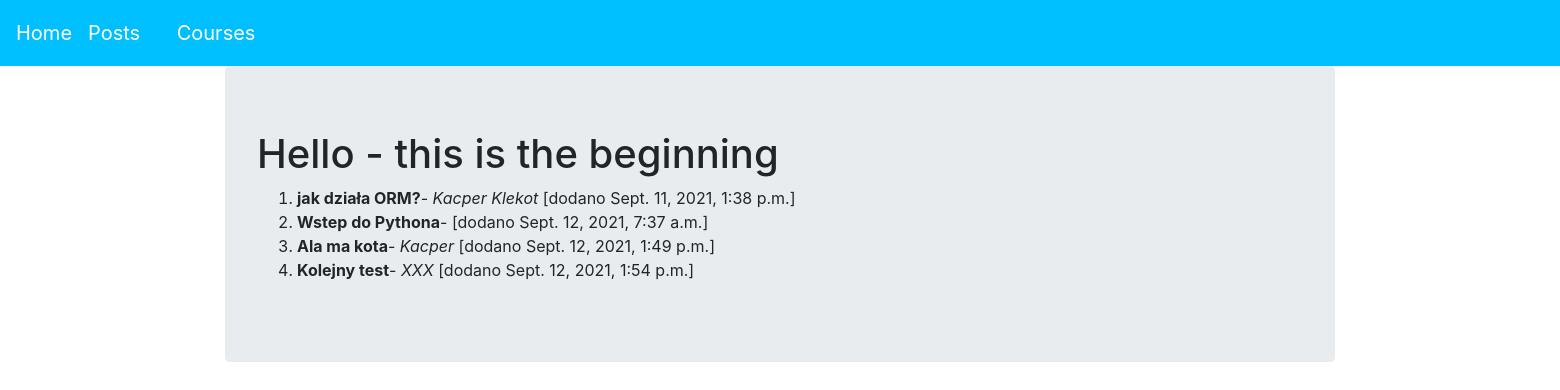
The page / on the database its author committed.
### blog/models.py (models this page shows, shortened)
class Post(models.Model):
    title = models.CharField(max_length=128)
    body = models.CharField(max_length=400)
    signature = models.CharField(max_length=64, null=True, blank=True)
    created = models.DateTimeField(auto_now_add=True)

### blog/views.py (the view)
# urls.py: path('', PostView.as_view(), name='index'),
class PostView(generic.ListView):
    template_name = "hello.html"
    model = Post

### blog/templates/hello.html
{% extends "base.html" %}
{% block content %}
    <h1>Hello - this is the beginning</h1>
    <ol>
        {% for post in object_list %}
        <li><strong>{{post.title}}</strong>-
            {% if post.signature %}<em>{{post.signature}}</em>{% endif %}
            [dodano {{post.created}}]
        </li>
        {% endfor %}
    </ol>
{% endblock %}

### blog/templates/base.html (shortened to what this page needs)
{% load bootstrap4 %}
{% load static %}
<html {% if LANGUAGE_CODE %}lang="{{ LANGUAGE_CODE }}"{% endif %}>
<head>
    {% block styles %}{% bootstrap_css %}{% endblock %}
</head>
<body>
  <nav class="navbar navbar-expand-lg navbar-dark" style="background-color:00BFFF;">
    <a class="navbar-brand" href="{% url 'index' %}">Home</a>
    <div class="nav-item dropdown">
      <div class="navbar-brand active dropdown">
        <a class="navbar-brand active dropdown" href="#" data-toggle="dropdown">Posts</a>
      </div>
      <div class="navbar-brand active dropdown">
        <a class="navbar-brand active dropdown" href="#" data-toggle="dropdown">Courses</a>
      </div>
    </div>
  </nav>
  <div class="container">
    <div class="jumbotron">
        {% block content %}{% endblock %}
      </div>
    </div>
</body>
</html>

### rows shown on the page
Post: title "jak działa ORM?", signature "Kacper Klekot", created "Sept. 11, 2021, 1:38 p.m."
Post: title "Wstep do Pythona", created "Sept. 12, 2021, 7:37 a.m."
Post: title "Ala ma kota", signature "Kacper", created "Sept. 12, 2021, 1:49 p.m."
Post: title "Kolejny test", signature "XXX", created "Sept. 12, 2021, 1:54 p.m."
